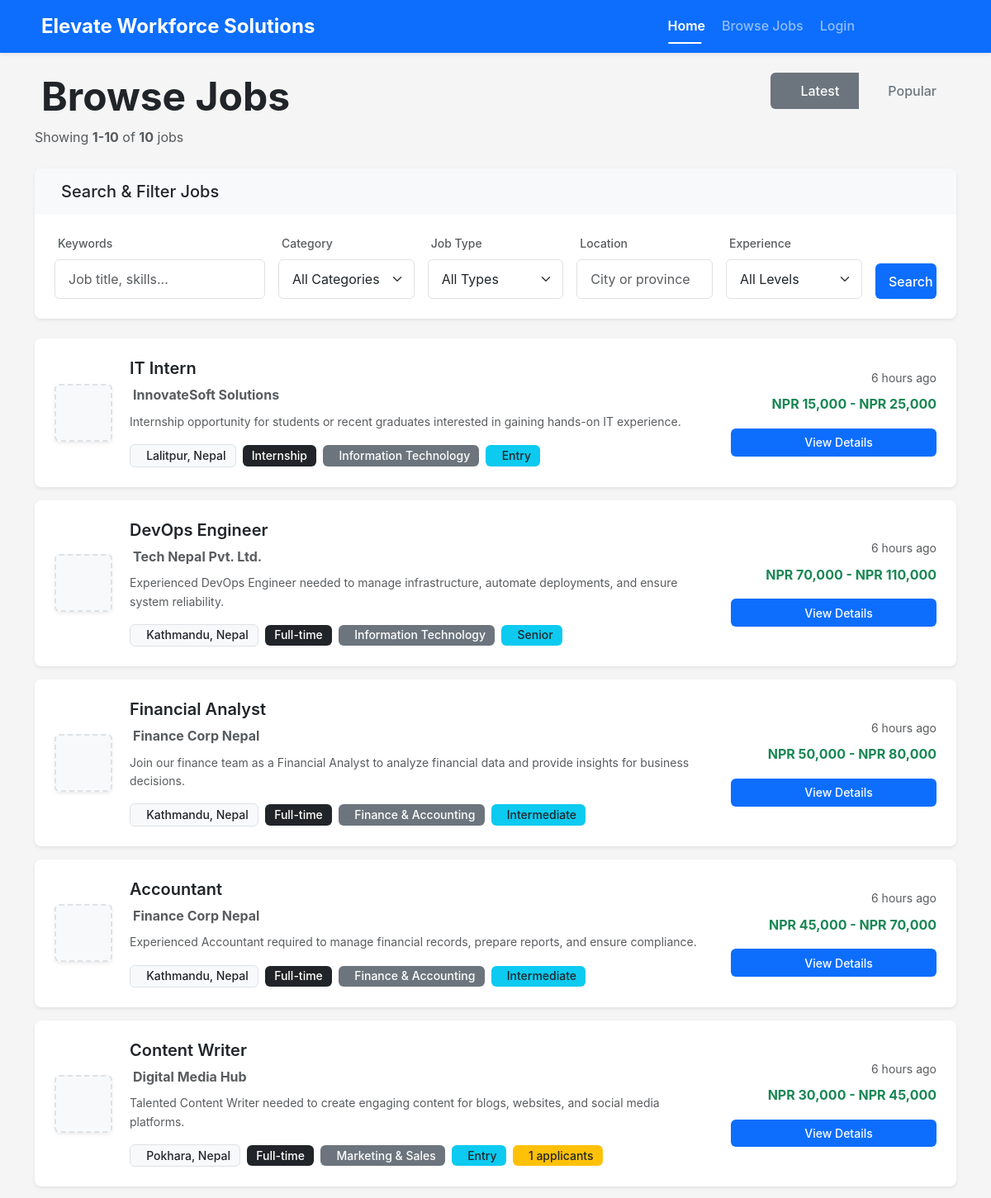
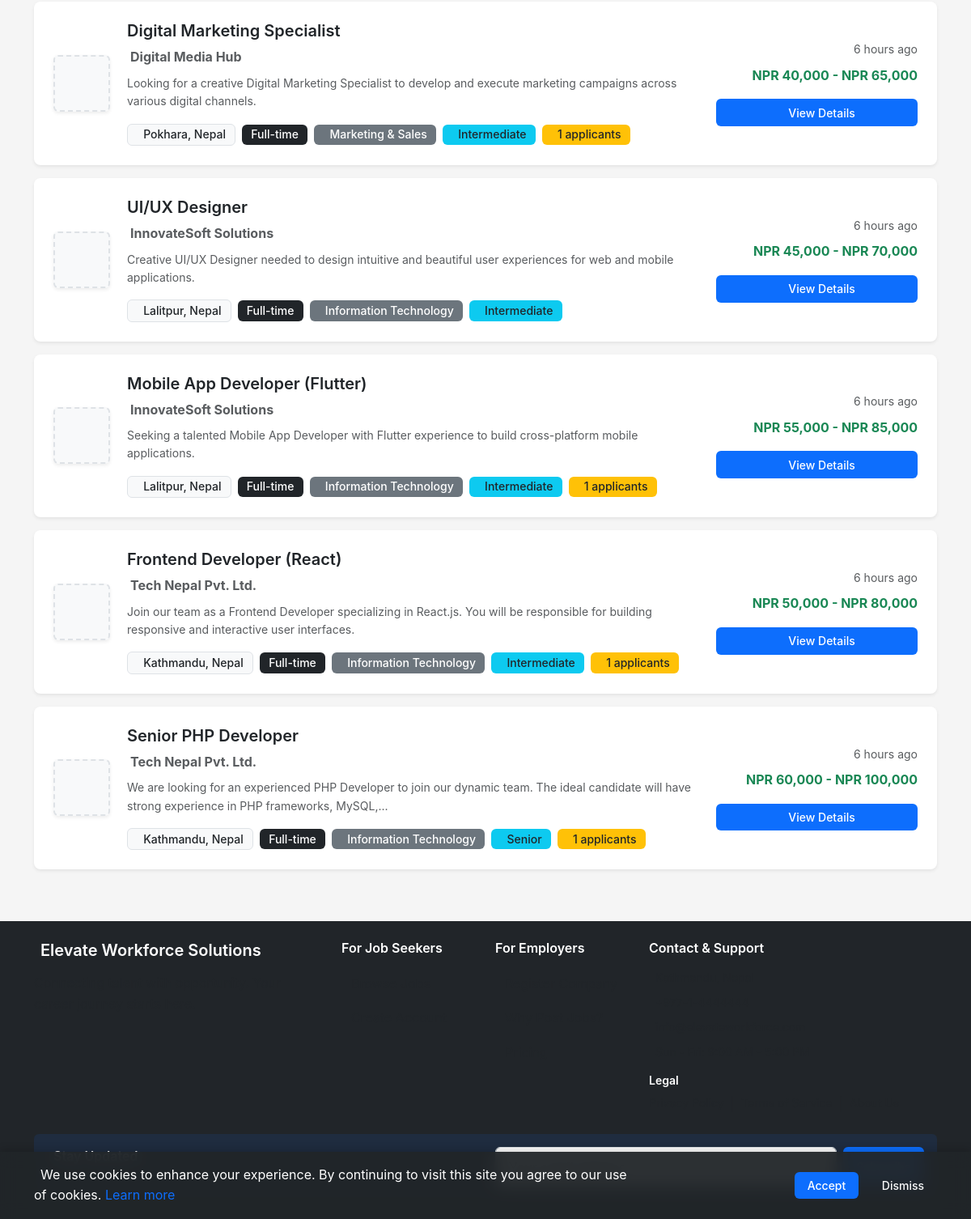
The app's page /views/jobs/index.php with its own data (2 pictures, top to bottom).
### tables this page shows
CREATE TABLE jobs (
    id INT PRIMARY KEY AUTO_INCREMENT,
    company_id INT NOT NULL,
    category_id INT,
    title VARCHAR(255) NOT NULL,
    description TEXT NOT NULL,
    requirements TEXT,
    location VARCHAR(255) NOT NULL,
    salary_min DECIMAL(10,2),
    salary_max DECIMAL(10,2),
    job_type ENUM('full-time', 'part-time', 'contract', 'internship') NOT NULL,
    experience_level ENUM('entry', 'intermediate', 'senior', 'executive'),
    status ENUM('active', 'closed', 'draft') DEFAULT 'active',
    deadline DATE,
    created_at TIMESTAMP DEFAULT CURRENT_TIMESTAMP,
    updated_at TIMESTAMP DEFAULT CURRENT_TIMESTAMP ON UPDATE CURRENT_TIMESTAMP,
    
    FOREIGN KEY (company_id) REFERENCES companies(id) ON DELETE CASCADE,
    FOREIGN KEY (category_id) REFERENCES categories(id) ON DELETE SET NULL,
    INDEX idx_company_id (company_id),
    INDEX idx_category_id (category_id),
    INDEX idx_status (status),
    INDEX idx_created_at (created_at),
    INDEX idx_location (location),
    INDEX idx_job_type (job_type),
    FULLTEXT idx_search (title, description)
);

CREATE TABLE companies (
    id INT PRIMARY KEY AUTO_INCREMENT,
    user_id INT NOT NULL,
    company_name VARCHAR(255) NOT NULL,
    description TEXT,
    location VARCHAR(255),
    website VARCHAR(255),
    logo VARCHAR(255),
    industry VARCHAR(100),
    company_size VARCHAR(50),
    founded_year YEAR,
    created_at TIMESTAMP DEFAULT CURRENT_TIMESTAMP,
    updated_at TIMESTAMP DEFAULT CURRENT_TIMESTAMP ON UPDATE CURRENT_TIMESTAMP,
    
    FOREIGN KEY (user_id) REFERENCES users(id) ON DELETE CASCADE,
    INDEX idx_user_id (user_id),
    INDEX idx_company_name (company_name)
);

### views/jobs/index.php (the view, shortened to what the rows shown need)
<?php
require_once __DIR__ . '/../layouts/header.php';
require_once __DIR__ . '/../../controllers/JobController.php';
try {
    $jobController = JobController::index();
    $jobs = $jobController['jobs'];
} catch (Exception $e) {
    error_log('Jobs index error: ' . $e->getMessage());
    Session::setError('An error occurred while loading jobs');
    $jobs = [];
    $total_jobs = 0;
    $current_page = 1;
    $keyword = '';
    $filters = [];
}
?>
<main id="main-content" class="jobs-page">
    <div class="container mt-4 mb-5">
        <div class="row mb-4">
            <div class="col-md-8">
                <h1 class="display-5 fw-bold mb-2">
                    <i class="fas fa-search me-2 text-primary"></i> Browse Jobs
                </h1>
            </div>
        </div>
        <div class="row">
            <?php if (empty($jobs)): ?>
                <div class="col-12">
                    <div class="card border-0 shadow-sm text-center py-5">
                        <div class="card-body">
                            <i class="fas fa-search fa-5x text-muted mb-4"></i>
                            <h4 class="mb-3">No Jobs Found</h4>
                            <p class="text-muted mb-4">
                                We couldn't find any jobs matching your criteria.   <br>
                                Try adjusting your search filters or browse all available jobs.
                            </p>
                            <div class="d-flex gap-2 justify-content-center">
                                <a href="<?php echo APP_URL; ?>views/jobs/index.  php" class="btn btn-primary">
                                    <i class="fas fa-redo me-2"></i> Clear Filters
                                </a>
                                <?php if (Session::isCompany()): ?>
                                    <a href="<?php echo APP_URL; ?>views/jobs/create. php" class="btn btn-success">
                                        <i class="fas fa-plus me-2"></i> Post a Job
                                    </a>
                                <?php endif; ?>
                            </div>
                        </div>
                    </div>
                </div>
            <?php else: ?>
                <?php foreach ($jobs as $index => $job): ?>
                    <div class="col-12 mb-3" data-aos="fade-up" data-aos-delay="<?php echo $index * 50; ?>">
                        <div class="card job-card shadow-sm border-0 h-100">
                            <div class="card-body p-4">
                                <div class="row align-items-center">
                                    <div class="col-lg-1 col-md-2 text-center mb-3 mb-md-0">
                                        <?php if (! empty($job['logo'])): ?>
                                            <img src="<?php echo LOGO_URL .  $job['logo']; ?>"
                                                 alt="<?php echo htmlspecialchars($job['company_name']); ?>"
                                                 class="company-logo img-fluid rounded shadow-sm"
                                                 onerror="this.src='<?php echo APP_URL; ?>public/images/default-company. png'">
                                        <?php else: ?>
                                            <div class="company-logo-placeholder bg-light rounded shadow-sm">
                                            </div>
                                        <?php endif; ?>
                                    </div>
                                    <div class="col-lg-8 col-md-7 mb-3 mb-md-0">
                                        <h5 class="card-title mb-2">
                                            <a href="<?php echo APP_URL; ?>views/jobs/detail.php?  id=<?php echo $job['id']; ?>"
                                               class="text-decoration-none text-dark job-title-hover">
                                                <?php echo htmlspecialchars($job['title']); ?>
                                            </a>
                                        </h5>
                                        <p class="text-muted mb-2">
                                            <strong><?php echo htmlspecialchars($job['company_name']); ?></strong>
                                        </p>
                                        <p class="card-text text-muted small mb-3">
                                            <?php echo truncateHTML($job['description'], 150); ?>
                                        </p>
                                        <div class="d-flex flex-wrap gap-2 align-items-center">
                                            <span class="badge bg-light text-dark border">
                                                <?php echo htmlspecialchars($job['location']); ?>
                                            </span>
                                            <?php echo getJobTypeBadge($job['job_type']); ?>
                                            <?php if (!empty($job['category_name'])): ?>
                                                <span class="badge bg-secondary">
                                                    <?php echo htmlspecialchars($job['category_name']); ?>
                                                </span>
                                            <?php endif; ?>
                                            <?php if (! empty($job['experience_level'])): ?>
                                                <span class="badge bg-info text-dark">
                                                    <?php echo ucfirst($job['experience_level']); ?>
                                                </span>
                                            <?php endif; ?>
                                            <?php if (isset($job['application_count']) && $job['application_count'] > 0): ?>
                                                <span class="badge bg-warning text-dark">
                                                    <?php echo $job['application_count']; ?> applicants
                                                </span>
                                            <?php endif; ?>
                                        </div>
                                    </div>
                                    <div class="col-lg-3 col-md-3 text-md-end">
                                        <p class="text-muted mb-2 small">
                                            <?php echo timeAgo($job['created_at']); ?>
                                        </p>
                                        <?php if (!empty($job['salary_min']) || !empty($job['salary_max'])): ?>
                                            <p class="fw-bold text-success mb-3 fs-6">
                                                <?php echo formatSalary($job['salary_min'], $job['salary_max']); ?>
                                            </p>
                                        <?php else: ?>
                                            <p class="text-muted mb-3 small">Salary: Negotiable</p>
                                        <?php endif; ?>
                                        <div class="d-grid gap-2">
                                            <a href="<?php echo APP_URL; ?>views/jobs/detail.php? id=<?php echo $job['id']; ?>"
                                               class="btn btn-primary btn-sm">
                                                <i class="fas fa-arrow-right me-1"></i> View Details
                                            </a>
                                        </div>
                                    </div>
                                </div>
                            </div>
                        </div>
                    </div>
                <?php endforeach; ?>
            <?php endif; ?>
        </div>
    </div>
</main>
<?php require_once __DIR__ . '/../layouts/footer.php'; ?>

### helpers/functions.php (shortened to what the rows shown need)
<?php
    function timeAgo($datetime) {
        $time = strtotime($datetime);
        $diff = time() - $time;
        if ($diff < 60) {
            return $diff == 1 ? '1 second ago' : $diff . ' seconds ago';
        } elseif ($diff < 3600) {
            $mins = floor($diff / 60);
            return $mins == 1 ? '1 minute ago' : $mins . ' minutes ago';
        } elseif ($diff < 86400) {
            $hours = floor($diff / 3600);
            return $hours == 1 ? '1 hour ago' : $hours . ' hours ago';
        } elseif ($diff < 604800) {
            $days = floor($diff / 86400);
            return $days == 1 ? '1 day ago' : $days . ' days ago';
        } elseif ($diff < 2592000) {
            $weeks = floor($diff / 604800);
            return $weeks == 1 ? '1 week ago' : $weeks . ' weeks ago';
        } else {
            return date('F j, Y', $time);
        }
    }
    function truncate($text, $length = 100, $suffix = '...') {
        if (strlen($text) <= $length) {
            return $text;
        }
        $truncated = substr($text, 0, $length);
        $last_space = strrpos($truncated, ' ');
        if ($last_space !== false) {
            $truncated = substr($truncated, 0, $last_space);
        }
        return $truncated . $suffix;
    }
    function truncateHTML($text, $length = 100, $suffix = '...') {
        $text = strip_tags($text);
        return truncate($text, $length, $suffix);
    }
    function formatSalary($min, $max) {
        return 'NPR ' . number_format($min) . ' - NPR ' . number_format($max);
    }
    function getJobTypeBadge($job_type) {
        $badges = [
            'full-time' => '<span class="badge bg-success">Full Time</span>',
            'part-time' => '<span class="badge bg-info">Part Time</span>',
            'contract' => '<span class="badge bg-warning text-dark">Contract</span>',
            'internship' => '<span class="badge bg-secondary">Internship</span>',
            'remote' => '<span class="badge bg-primary">Remote</span>',
        ];
        return $badges[$job_type] ?? '<span class="badge bg-dark">' . htmlspecialchars(ucfirst($job_type)) .  '</span>';
    }
?>

### records on screen
jobs: title "IT Intern", company.company_name "InnovateSoft Solutions", description "Internship opportunity for students or recent graduates interested in gaining hands-on IT experience.", location "Lalitpur, Nepal", job_type "Internship", category_name "Information Technology", experience_level "Entry", created_at "6 hours ago", formatSalary($job['salary_min'], $job['salary_max']) "NPR 15,000 - NPR 25,000"
jobs: title "DevOps Engineer", company.company_name "Tech Nepal Pvt. Ltd.", description "Experienced DevOps Engineer needed to manage infrastructure, automate deployments, and ensure system reliability.", location "Kathmandu, Nepal", job_type "Full-time", category_name "Information Technology", experience_level "Senior", created_at "6 hours ago", formatSalary($job['salary_min'], $job['salary_max']) "NPR 70,000 - NPR 110,000"
jobs: title "Financial Analyst", company.company_name "Finance Corp Nepal", description "Join our finance team as a Financial Analyst to analyze financial data and provide insights for business decisions.", location "Kathmandu, Nepal", job_type "Full-time", category_name "Finance & Accounting", experience_level "Intermediate", created_at "6 hours ago", formatSalary($job['salary_min'], $job['salary_max']) "NPR 50,000 - NPR 80,000"
jobs: title "Accountant", company.company_name "Finance Corp Nepal", description "Experienced Accountant required to manage financial records, prepare reports, and ensure compliance.", location "Kathmandu, Nepal", job_type "Full-time", category_name "Finance & Accounting", experience_level "Intermediate", created_at "6 hours ago", formatSalary($job['salary_min'], $job['salary_max']) "NPR 45,000 - NPR 70,000"
jobs: title "Content Writer", company.company_name "Digital Media Hub", description "Talented Content Writer needed to create engaging content for blogs, websites, and social media platforms.", location "Pokhara, Nepal", job_type "Full-time", category_name "Marketing & Sales", experience_level "Entry", application_count "1", created_at "6 hours ago", formatSalary($job['salary_min'], $job['salary_max']) "NPR 30,000 - NPR 45,000"
jobs: title "Digital Marketing Specialist", company.company_name "Digital Media Hub", description "Looking for a creative Digital Marketing Specialist to develop and execute marketing campaigns across various digital channels.", location "Pokhara, Nepal", job_type "Full-time", category_name "Marketing & Sales", experience_level "Intermediate", application_count "1", created_at "6 hours ago", formatSalary($job['salary_min'], $job['salary_max']) "NPR 40,000 - NPR 65,000"
jobs: title "UI/UX Designer", company.company_name "InnovateSoft Solutions", description "Creative UI/UX Designer needed to design intuitive and beautiful user experiences for web and mobile applications.", location "Lalitpur, Nepal", job_type "Full-time", category_name "Information Technology", experience_level "Intermediate", created_at "6 hours ago", formatSalary($job['salary_min'], $job['salary_max']) "NPR 45,000 - NPR 70,000"
jobs: title "Mobile App Developer (Flutter)", company.company_name "InnovateSoft Solutions", description "Seeking a talented Mobile App Developer with Flutter experience to build cross-platform mobile applications.", location "Lalitpur, Nepal", job_type "Full-time", category_name "Information Technology", experience_level "Intermediate", application_count "1", created_at "6 hours ago", formatSalary($job['salary_min'], $job['salary_max']) "NPR 55,000 - NPR 85,000"
jobs: title "Frontend Developer (React)", company.company_name "Tech Nepal Pvt. Ltd.", description "Join our team as a Frontend Developer specializing in React.js. You will be responsible for building responsive and interactive user interfaces.", location "Kathmandu, Nepal", job_type "Full-time", category_name "Information Technology", experience_level "Intermediate", application_count "1", created_at "6 hours ago", formatSalary($job['salary_min'], $job['salary_max']) "NPR 50,000 - NPR 80,000"
jobs: title "Senior PHP Developer", company.company_name "Tech Nepal Pvt. Ltd.", description "We are looking for an experienced PHP Developer to join our dynamic team. The ideal candidate will have strong experience in PHP frameworks, MySQL,...", location "Kathmandu, Nepal", job_type "Full-time", category_name "Information Technology", experience_level "Senior", application_count "1", created_at "6 hours ago", formatSalary($job['salary_min'], $job['salary_max']) "NPR 60,000 - NPR 100,000"

### other values on screen
APP_NAME "Elevate Workforce Solutions"
$results_start "1"
$results_end "10"
$total_jobs "10"
